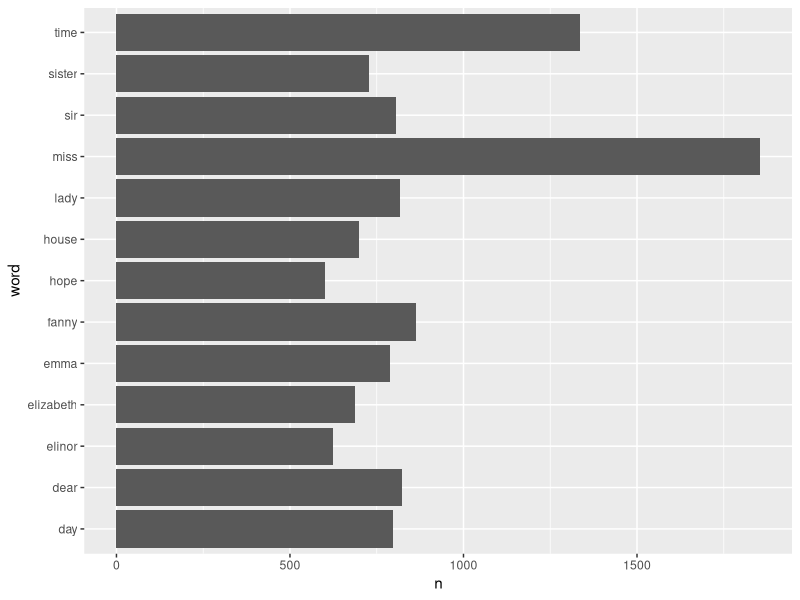
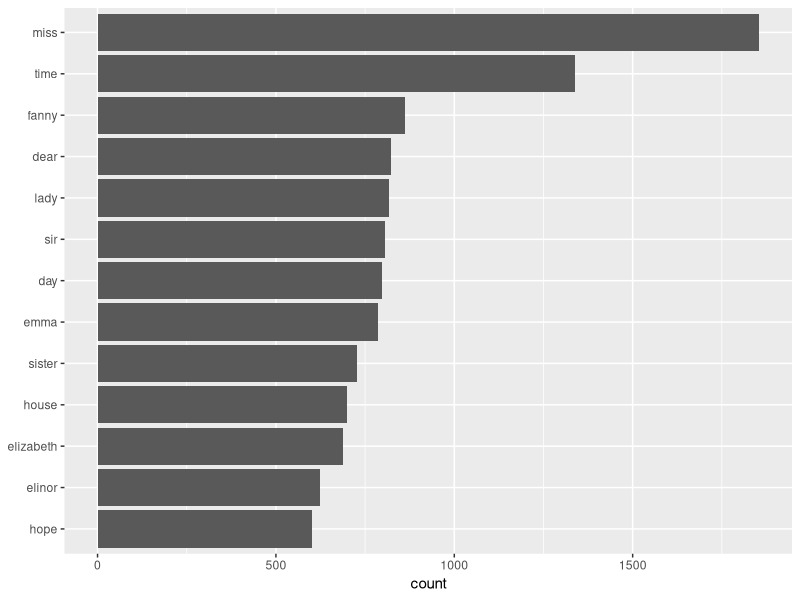
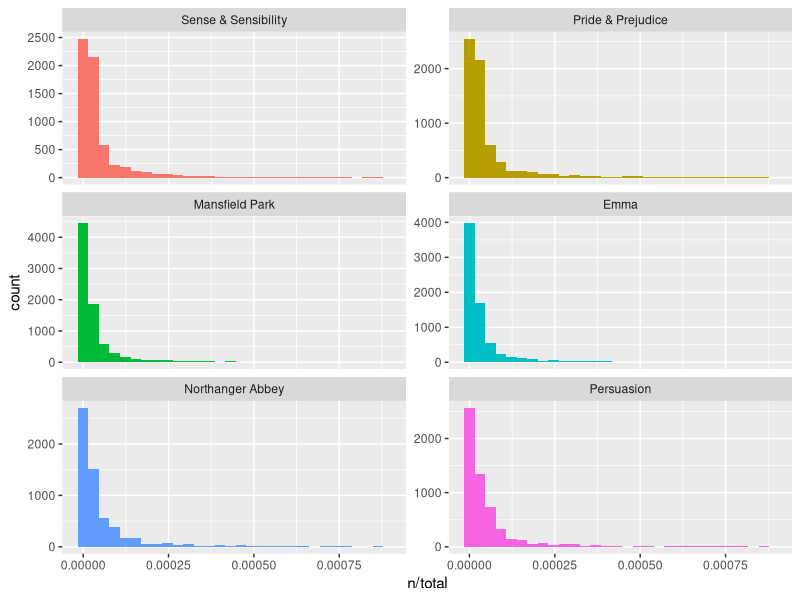
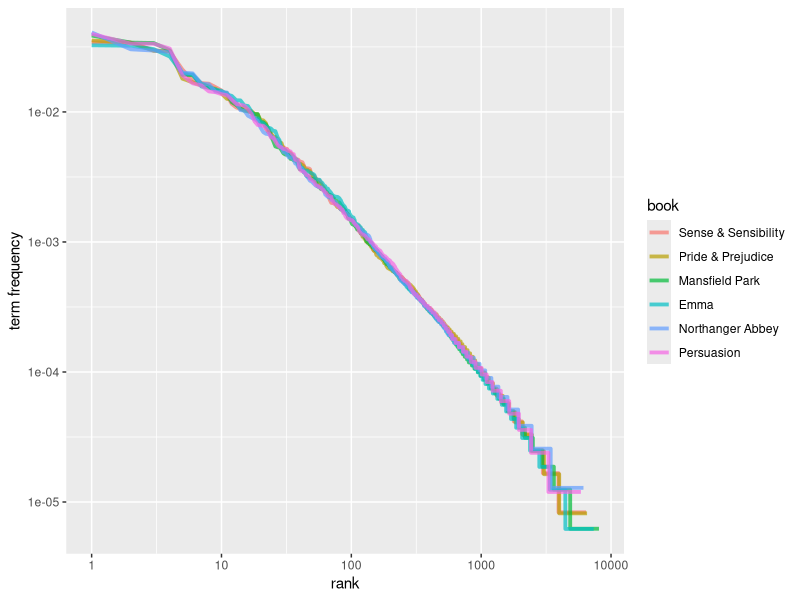
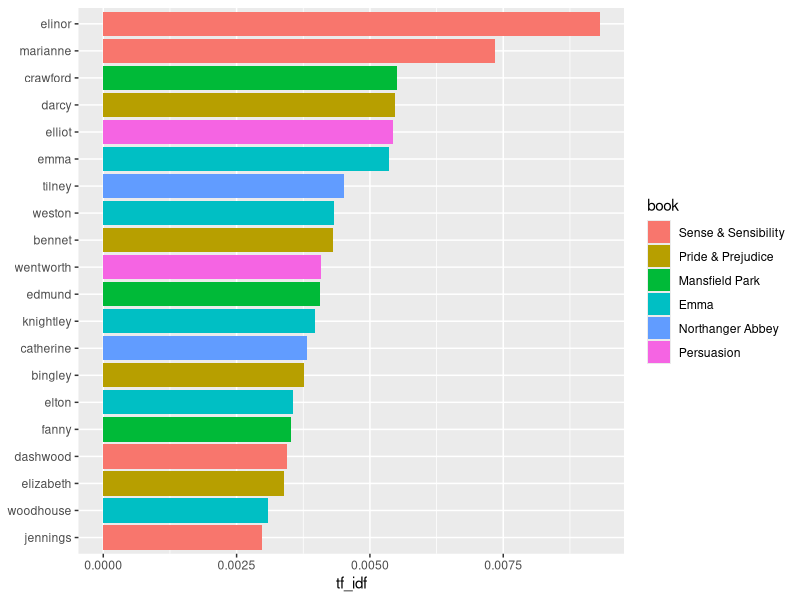
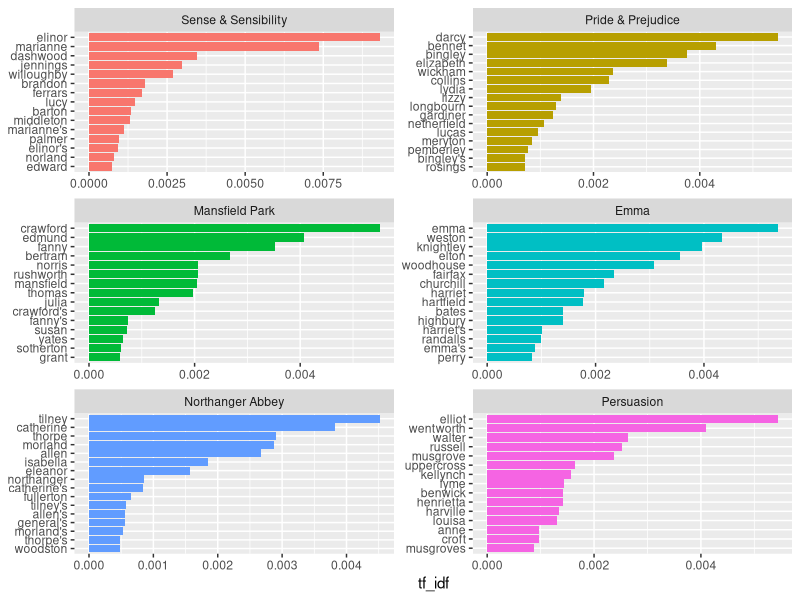
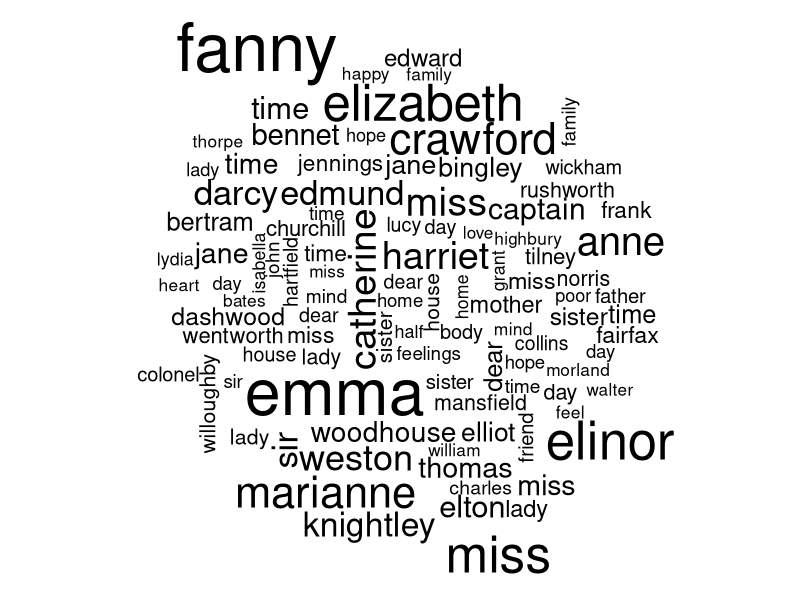

Recreate these plots in R, in order. (Note: this script raises an error after producing the figures.)
# Text Mining the Books by Jane Austen

install.packages("tidytext")
install.packages("tidyverse")
install.packages("ggplot2")
install.packages("janeaustenr")
install.packages("wordcloud")

library(tidytext)
library(tidyverse)
library(ggplot2)
library(stringr)
library(janeaustenr)
library(wordcloud)

data(package = "janeaustenr") # Contains Jane Austen Books

# Grouping books, finding chapters and then ungroup again!
orignal_books <- austen_books() %>%
        group_by(book) %>%
        mutate(linenumber = row_number(), 
               chapter = cumsum(str_detect(text, regex("^chapter [\\divxlc]", 
                                                       ignore_case = TRUE)))) %>%
  ungroup()

# Explore the orignal_books 
# Contains text, book name, line number and chapter
head(orignal_books)
tail(orignal_books)


# Using the filter on the book
orignal_books %>% 
  filter(book == "Emma")

orignal_books %>%
  filter(book == "Sense & Sensibility")


# Tokenization of the text in the books
tidy_book <- orignal_books %>%
            unnest_tokens(word, text)


head(tidy_book)
tail(tidy_book)

# Dimensions of tidy_book
dim(tidy_book)

# Finding the frequency of each word
tidy_book %>%
  count(word, sort = TRUE)

# Removing stop words
data(stop_words)
unique(stop_words$lexicon)

tidy_book <- tidy_book %>%
            anti_join(stop_words)

sum_book <- tidy_book %>%
  count(word, sort = TRUE)

# Exploring the frequency of the words
tidy_book %>%
  count(word, sort = TRUE) %>%
  filter(n > 600) %>%
  ggplot(aes(word, n)) + geom_bar(stat = "identity") +
  coord_flip()

# Rearranging using mutation
tidy_book %>%
  count(word, sort = TRUE) %>%
  filter(n > 600) %>%
  mutate(word = reorder(word, n)) %>%
  ggplot(aes(word, n)) +
  geom_bar(stat = "identity") +
  xlab(NULL) +
  ylab("count") +
  coord_flip()

# Words with the frequency per book
book_words <- austen_books() %>%
  unnest_tokens(word, text) %>%
  count(book, word, sort = TRUE) %>%
  ungroup()

# Total words per book
total_words <- book_words %>% 
  group_by(book) %>% 
  summarize(total = sum(n))

# left-join to add the "total words" column
book_words <- left_join(book_words, total_words)

book_words


# Frequency of words by total words with the facet wrap
ggplot(book_words, aes(n/total, fill = book)) + 
  geom_histogram(show.legend = FALSE) + 
  xlim(NA, 0.0009) +
  facet_wrap(~book, ncol = 2, scales = "free_y")

# ZIPF's LAW - Frequency of a word is inversely prop to its rank

freq_rank <- book_words %>% 
            group_by(book) %>%
            mutate(rank = row_number(), 
           `term frequency` = n/total)

head(freq_rank)

freq_rank %>%
  ggplot(aes(rank, `term frequency`, color = book)) +
  geom_line(size = 1.3, alpha = 0.7) +
  scale_x_log10() + 
  scale_y_log10()


# bind_tf_idf function
# Decreases the weight of commonly used words and 
# increases the weight of the ones not used much 
# idf stands for Inverse Document Frequency

book_words <- book_words %>%
            bind_tf_idf(word, book, n)

book_words

book_words %>%
  select(-total) %>%
  arrange(desc(tf_idf))


# Exploring the high Tf-idf words
plot_austen <- book_words %>%
  arrange(desc(tf_idf)) %>%
  mutate(word = factor(word, levels = rev(unique(word))))


ggplot(plot_austen[1:20,], aes(word, tf_idf, fill = book)) +
  geom_col() + 
  labs(x = NULL, y = "tf_idf") +
  coord_flip()

# Now, books individually
plot_austen <- plot_austen %>%
  group_by(book) %>%
  top_n(15) %>%
  ungroup()

ggplot(plot_austen, aes(word, tf_idf, fill = book)) + 
  geom_col(show.legend = FALSE) + 
  labs(x = NULL, y = "tf_idf") + 
  facet_wrap(~book, ncol = 2, scales = "free") +
  coord_flip()

# Creating a wordcloud
book_words %>%
  anti_join(stop_words) %>%
  count(word, n) %>%
  with(wordcloud(word, n, max.words = 100))


# Sentiment Analysis
bing <- sentiments %>% 
  filter(lexicon == "bing") %>%
  select(-score)

jane.sentiment <- tidy_book %>%
  inner_join(bing) %>%
  count(book, index = linenumber %/% 80, sentiment) %>%
  spread(sentiment, n, fill = 0) %>%
  mutate(sentiment = positive - negative)

install.packages("viridis")
library(viridis)

# Plotting the sentiment per book
ggplot(jane.sentiment, aes(index, sentiment, fill = book)) +
  geom_bar(stat = "identity", show.legend = FALSE) +
  facet_wrap(~book, ncol = 2, scales = "free_x") +
  labs(title = "Sentiment in Jane Austen's Books", y = "Sentiment") +
  #scale_fill_viridis(end = 0.75, discrete = TRUE, direction = -1) +
  scale_x_discrete(expand = c(0.02, 0))

# Now using the sentimentr Package
# To apply sentiment analysis on sentences

austen_sentences <- austen_books() %>%
  mutate(text = iconv(text, to = 'latin1')) %>%
  group_by(book) %>%
  unnest_tokens(sentences, text, token = "sentences") %>%
  ungroup()

# Checking the sentences created above
austen_sentences$sentences[39]

bingnegative <- sentiments %>%
  filter(lexicon == "bing", sentiment == "negative")

wordcounts <- tidy_book %>%
  group_by(book, chapter) %>%
  summarize(words = n())

# Chapter with most negative words per book
tidy_book %>%
  semi_join(bingnegative) %>%
  group_by(book, chapter) %>%
  summarize(negativewords = n()) %>%
  left_join(wordcounts, by = c("book", "chapter")) %>%
  mutate(ratio = negativewords/words) %>%
  filter(chapter != 0) %>%
  top_n(1)
